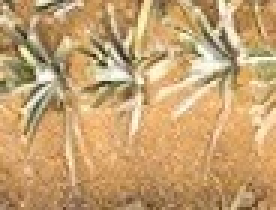
#> input picture COLONO_1/src/corte.jpg, 92 x 70 px, found by its file name (shown 3 times larger)
$ python ConteoCombinado.py   (Python 2 division)
#> lines starting #> are read from the running program, lines starting #| are printed output that depends on the picture; after the words box and inside, x2 and y2 are one past the last pixel; in counts of white or black regions, pixels touching at a corner belong together
import cv2
import numpy as np
import threading

class ConteoCombinado:
    def __init__(self, direccion):
        print "hola"
        self.dir = direccion
        self.imagen = cv2.imread(direccion)
#> self.imagen is the input picture: shape (70, 92, 3); mean B, G, R 112.3, 160.4, 196.6
        self.matrizOrig = np.array(self.imagen)
        self.fila, self.columna, self.tipo = self.imagen.shape
#> self.fila = 70; self.columna = 92; self.tipo = 3
        self.newData = np.zeros(shape=(self.fila, self.columna))
        self.centroides=[]

        self.lista1=[]
        self.lista2=[]
        self.lista3=[]
        self.lista4=[]
        self.espera1=False
        self.espera2=False
        self.espera3=False
        self.espera4=False
        self.espera5=False
        self.espera6=False

        self.centroides=[]

    def busqueda(self, f, c, lista2):
        if lista2.count([f-1, c-1]) > 0:
            return True
        if lista2.count([f-1, c]) > 0:
            return True
        if lista2.count([f-1, c + 1]) > 0:
            return True
        if lista2.count([f, c + 1]) > 0:
            return True
        if lista2.count([f + 1, c + 1]) > 0:
            return True
        if lista2.count([f + 1, c]) > 0:
            return True
        if lista2.count([f + 1, c-1]) > 0:
            return True
        if lista2.count([f, c-1]) > 0:
            return True
        return False

    #Comprueba que uno de los 8 vecinos cercanos tenga un color similar, si lo tiene retorna True y sino False
    # [121 lines left out: functions busquedaConPeso, metodoHilosAgrupar, seteo, listaErosion, centroideCuadrado, contarEscala, not called in this run]


    def burbuja(self,lista):
        numero = len(lista)
        i= 0
        while (i < numero):
            j = i
            while (j < numero):
                if(len(lista[i]) > len(lista[j])):
                    temp = lista[i]
                    lista[i] = lista[j]
                    lista[j] = temp
                j= j+1
            i=i+1
        return lista

    def mi_contadorAgrupado(self):
        listapuntos = []
        for f in range(self.fila):
            for c in range(self.columna):
                rojo, verde, azul = self.matrizOrig[f][c]
                if (rojo < verde) and (azul < verde):
                    listapuntos.append([[f, c]])
                    self.newData[f][c] = 1
                else:
                    self.newData[f][c] = 0
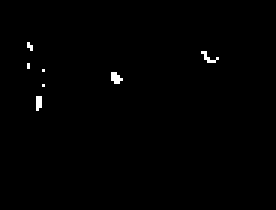
#> self.newData: shape (70, 92) float64 (shown 3 times larger); values 0 (black) and 1 (white), 0.57% white in thin lines or dots, all inside (x1, y1, x2, y2) = (9, 14, 73, 37)
#> after the loop, listapuntos = 37 items

        while True:
            inicio, siguiente = 0, 1
            bandera = True
            while siguiente < len(listapuntos):
                bandera2 = True
                for lis in listapuntos[inicio]:
                    if self.busqueda(lis[0], lis[1], listapuntos[siguiente]):
                        bandera2 = False
                        bandera = False
                        listapuntos[inicio] = listapuntos[inicio] + listapuntos[siguiente]
                        listapuntos.pop(siguiente)
                        break
                if bandera2:
                    inicio += 1
                    siguiente += 1
            if bandera:
                break
#> after the loop, listapuntos = 7 items
        print len(listapuntos)
#| 7
        listapuntos=self.borrarXcantidadElemento(listapuntos,2)
#> the loop in borrarXcantidadElemento, `for i in lista:` made 7 passes
#> i on passes 1, 3, 4, 6: [[14, 9], [15, 9], [15, 10], [16, 10]], [[21, 9], [22, 9]], [[23, 14]], [[28, 14]]
#> after the loop in borrarXcantidadElemento, `for i in lista:`: listaT = 4 items
#> in burbuja, `numero = len(lista)`: numero = 4
#> the loop in burbuja, `while (i < numero):` made 4 passes
#> after the loop in burbuja, `while (i < numero):`: lista = 4 items
#> listapuntos = 4 items
        print len(listapuntos)
#| 4
        listapuntos=self.burbuja(listapuntos)
#> the loop in burbuja (call 2), `while (i < numero):` made 4 passes
        print len(listapuntos)
#| 4
        listapuntos=self.agrupamientoXproximidad2(listapuntos,20)
#> after the loop in agrupamientoXproximidad2, `while True:`: listaGrupos = 3 items
#> listapuntos = 3 items
        print len(listapuntos)
#| 3
        for i in listapuntos:
            minF, minC = self.fila-1, self.columna-1
#> minF = 69; minC = 91
            maxF, maxC = 0, 0
            for ii in i:
                if ii[0] < minF:
                    minF = ii[0]
                if ii[0] > maxF:
                    maxF = ii[0]
                if ii[1] < minC:
                    minC = ii[1]
                if ii[1] > maxC:
                    maxC = ii[1]
#> this loop made 9 passes
#> (minF, minC, maxC) on pass 1: (17, 67, 67)
#> (ii, maxC) on passes 2, 5, 6: ([17, 68], 68), ([19, 69], 69), ([19, 72], 72)
#> after the loop, maxC = 72; maxF = 20; minC = 67; minF = 17
            self.centroides.append([((maxC-minC) / 2) + minC,((maxF-minF) / 2) + minF])
            tem = cv2.imread(self.dir)
            for i in self.centroides:
                cv2.circle(tem, (i[0], i[1]), 6, (0, 0, 255), 0)
#> this loop made 1 pass
#> i on pass 1: [69, 18]
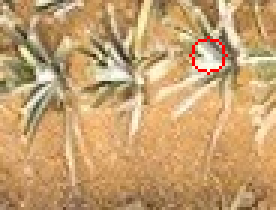
#> tem: shape (70, 92, 3) (shown 3 times larger); 0.5% of pixels changed, all inside (x1, y1, x2, y2) = (63, 12, 76, 25)
            cv2.imwrite('contado1.jpg', tem)

    def borrarXcantidadElemento(self,lista,limite):
        listaT=[]
        for i in lista:
            if len(i)>limite:
                listaT.append(i)
        listaT=self.burbuja(listaT)
        return listaT

    def puntoCentralGrupo(self,lista):
        maxF,maxC=0,0
        minF,minC=self.fila-1,self.columna-1
        for temp in lista:
            if temp[0]>maxF: maxF=temp[0]
            if temp[0]<minF: minF=temp[0]
            if temp[1]>maxC: maxC=temp[1]
            if temp[1]<minC:minC=temp[1]
        return [((maxF-minF) / 2) + minF,((maxC-minC) / 2) + minC]
        #return [(((maxC-minC) / 2) + minC), (((maxF-minF) / 2) + minF)]

    def distaciaEntrePuntos(self,coordenada1, coordenada2):
        res=(((coordenada2[0]-coordenada1[0])**2)+((coordenada2[1]-coordenada1[01])**2))**0.5
        if(res<0):res*=-1
        return res

    def distaciaEntrePatrones(self,patron1,patron2,limite):
        resultado=self.distaciaEntrePuntos(self.puntoCentralGrupo(patron1),self.puntoCentralGrupo(patron2))

        if resultado<=float(limite):return True
        return False

    # [17 lines left out: function agrupamientoXproximidad, not called in this run]

    def agrupamientoXproximidad2(self, listaGrupos,limite):###########
        print "agrupamientoXproximidad2"

        while True:
            bandera=True
            i1=0
            while i1<len(listaGrupos)-1:
                i2=i1+1
                bandera2=True
                while i2<len(listaGrupos):
                    if (self.distaciaEntrePatrones(listaGrupos[i1],listaGrupos[i2],limite)):
                        if len(listaGrupos[i1])>len(listaGrupos[i2]):
                            listaGrupos.pop(i2)
                        else:
                            listaGrupos.pop(i1)
                        bandera2=False
                        break

                    i2+=1
                if bandera2==False:
                    bandera=False
                    break
                i1+=1
            if bandera:
                break
        return listaGrupos


n=ConteoCombinado("C:\\Users\\PBR\\Documents\\NetBeansProjects\\COLONO\\COLONO\\DEMO2\\src\\corte.jpg")
n.mi_contadorAgrupado()
#n.listaErosion()
